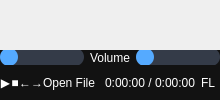
                  <widget class="QWidget" name="page_VideoPlayer">
                   <layout class="QVBoxLayout" name="verticalLayout_20">
                    <property name="spacing">
                     <number>0</number>
                    </property>
                    <property name="leftMargin">
                     <number>0</number>
                    </property>
                    <property name="topMargin">
                     <number>0</number>
                    </property>
                    <property name="rightMargin">
                     <number>0</number>
                    </property>
                    <property name="bottomMargin">
                     <number>0</number>
                    </property>
                    <item>
                     <widget class="QFrame" name="VideoPlayerBox">
                      <property name="styleSheet">
                       <string notr="true">color: rgb(255, 255, 255);</string>
                      </property>
                      <property name="frameShape">
                       <enum>QFrame::NoFrame</enum>
                      </property>
                      <property name="frameShadow">
                       <enum>QFrame::Raised</enum>
                      </property>
                      <layout class="QVBoxLayout" name="verticalLayout_21">
                       <property name="spacing">
                        <number>0</number>
                       </property>
                       <property name="leftMargin">
                        <number>0</number>
                       </property>
                       <property name="topMargin">
                        <number>0</number>
                       </property>
                       <property name="rightMargin">
                        <number>0</number>
                       </property>
                       <property name="bottomMargin">
                        <number>0</number>
                       </property>
                       <item>
                        <widget class="QFrame" name="Video_Main">
                         <property name="frameShape">
                          <enum>QFrame::NoFrame</enum>
                         </property>
                         <property name="frameShadow">
                          <enum>QFrame::Raised</enum>
                         </property>
                         <layout class="QVBoxLayout" name="verticalLayout_22">
                          <property name="spacing">
                           <number>0</number>
                          </property>
                          <property name="leftMargin">
                           <number>0</number>
                          </property>
                          <property name="topMargin">
                           <number>0</number>
                          </property>
                          <property name="rightMargin">
                           <number>0</number>
                          </property>
                          <property name="bottomMargin">
                           <number>0</number>
                          </property>
                          <item>
                           <widget class="QWidget" name="Video" native="true"/>
                          </item>
                         </layout>
                        </widget>
                       </item>
                       <item>
                        <widget class="QFrame" name="Video_MenuBox">
                         <property name="maximumSize">
                          <size>
                           <width>16777215</width>
                           <height>60</height>
                          </size>
                         </property>
                         <property name="styleSheet">
                          <string notr="true">background-color: rgb(18, 18, 18);
color: rgb(255, 255, 255);</string>
                         </property>
                         <property name="frameShape">
                          <enum>QFrame::NoFrame</enum>
                         </property>
                         <property name="frameShadow">
                          <enum>QFrame::Raised</enum>
                         </property>
                         <layout class="QVBoxLayout" name="verticalLayout_23">
                          <property name="spacing">
                           <number>0</number>
                          </property>
                          <property name="leftMargin">
                           <number>0</number>
                          </property>
                          <property name="topMargin">
                           <number>0</number>
                          </property>
                          <property name="rightMargin">
                           <number>0</number>
                          </property>
                          <property name="bottomMargin">
                           <number>0</number>
                          </property>
                          <item>
                           <widget class="QFrame" name="VideoMenuBox1">
                            <property name="minimumSize">
                             <size>
                              <width>0</width>
                              <height>0</height>
                             </size>
                            </property>
                            <property name="maximumSize">
                             <size>
                              <width>16777215</width>
                              <height>25</height>
                             </size>
                            </property>
                            <property name="styleSheet">
                             <string notr="true">QSlider::groove:horizontal {
    border-radius: 9px;
    height: 18px;
	margin: 0px;
	background-color: rgb(52, 59, 72);
}

QSlider::handle:horizontal {
    background-color: rgb(85, 170, 255);
    border: none;
    height: 18px;
    width: 18px;
    margin: 0px;
	border-radius: 9px;
}
QSlider::handle:horizontal:hover {
    background-color: rgb(105, 180, 255);
}
</string>
                            </property>
                            <property name="frameShape">
                             <enum>QFrame::NoFrame</enum>
                            </property>
                            <property name="frameShadow">
                             <enum>QFrame::Raised</enum>
                            </property>
                            <layout class="QGridLayout" name="gridLayout_2">
                             <property name="leftMargin">
                              <number>0</number>
                             </property>
                             <property name="topMargin">
                              <number>0</number>
                             </property>
                             <property name="rightMargin">
                              <number>0</number>
                             </property>
                             <property name="bottomMargin">
                              <number>0</number>
                             </property>
                             <item row="0" column="0">
                              <widget class="QSlider" name="VideoLengthBar">
                               <property name="maximum">
                                <number>100</number>
                               </property>
                               <property name="value">
                                <number>0</number>
                               </property>
                               <property name="orientation">
                                <enum>Qt::Horizontal</enum>
                               </property>
                              </widget>
                             </item>
                             <item row="0" column="1">
                              <widget class="QLabel" name="label_2">
                               <property name="text">
                                <string>Volume</string>
                               </property>
                              </widget>
                             </item>
                             <item row="0" column="2">
                              <widget class="QSlider" name="VolumeBar">
                               <property name="maximumSize">
                                <size>
                                 <width>100</width>
                                 <height>16777215</height>
                                </size>
                               </property>
                               <property name="maximum">
                                <number>100</number>
                               </property>
                               <property name="value">
                                <number>0</number>
                               </property>
                               <property name="sliderPosition">
                                <number>0</number>
                               </property>
                               <property name="orientation">
                                <enum>Qt::Horizontal</enum>
                               </property>
                              </widget>
                             </item>
                            </layout>
                           </widget>
                          </item>
                          <item>
                           <widget class="QFrame" name="VideoMenuBox2">
                            <property name="minimumSize">
                             <size>
                              <width>0</width>
                              <height>0</height>
                             </size>
                            </property>
                            <property name="maximumSize">
                             <size>
                              <width>16777215</width>
                              <height>35</height>
                             </size>
                            </property>
                            <property name="styleSheet">
                             <string notr="true"/>
                            </property>
                            <property name="frameShape">
                             <enum>QFrame::NoFrame</enum>
                            </property>
                            <property name="frameShadow">
                             <enum>QFrame::Raised</enum>
                            </property>
                            <layout class="QHBoxLayout" name="horizontalLayout_7">
                             <property name="spacing">
                              <number>0</number>
                             </property>
                             <property name="leftMargin">
                              <number>0</number>
                             </property>
                             <property name="topMargin">
                              <number>0</number>
                             </property>
                             <property name="rightMargin">
                              <number>0</number>
                             </property>
                             <property name="bottomMargin">
                              <number>0</number>
                             </property>
                             <item>
                              <widget class="QFrame" name="VideoMenus1">
                               <property name="maximumSize">
                                <size>
                                 <width>350</width>
                                 <height>16777215</height>
                                </size>
                               </property>
                               <property name="styleSheet">
                                <string notr="true"/>
                               </property>
                               <property name="frameShape">
                                <enum>QFrame::NoFrame</enum>
                               </property>
                               <property name="frameShadow">
                                <enum>QFrame::Raised</enum>
                               </property>
                               <layout class="QHBoxLayout" name="horizontalLayout_8">
                                <property name="spacing">
                                 <number>0</number>
                                </property>
                                <property name="leftMargin">
                                 <number>0</number>
                                </property>
                                <property name="topMargin">
                                 <number>0</number>
                                </property>
                                <property name="rightMargin">
                                 <number>0</number>
                                </property>
                                <property name="bottomMargin">
                                 <number>0</number>
                                </property>
                                <item>
                                 <widget class="QPushButton" name="Btn_PlayPause">
                                  <property name="minimumSize">
                                   <size>
                                    <width>0</width>
                                    <height>35</height>
                                   </size>
                                  </property>
                                  <property name="maximumSize">
                                   <size>
                                    <width>16777215</width>
                                    <height>16777215</height>
                                   </size>
                                  </property>
                                  <property name="styleSheet">
                                   <string notr="true">QPushButton {color: rgb(255, 255, 255);border: 0px solid}
QPushButton:hover {background-color: rgba(105,115,112,150)}</string>
                                  </property>
                                  <property name="text">
                                   <string>▶</string>
                                  </property>
                                 </widget>
                                </item>
                                <item>
                                 <widget class="QPushButton" name="Btn_VideoStop">
                                  <property name="minimumSize">
                                   <size>
                                    <width>0</width>
                                    <height>35</height>
                                   </size>
                                  </property>
                                  <property name="styleSheet">
                                   <string notr="true">QPushButton {color: rgb(255, 255, 255);border: 0px solid}
QPushButton:hover {background-color: rgba(105,115,112,150)}</string>
                                  </property>
                                  <property name="text">
                                   <string>■</string>
                                  </property>
                                 </widget>
                                </item>
                                <item>
                                 <widget class="QPushButton" name="Btn_PreviousVideo">
                                  <property name="minimumSize">
                                   <size>
                                    <width>0</width>
                                    <height>35</height>
                                   </size>
                                  </property>
                                  <property name="styleSheet">
                                   <string notr="true">QPushButton {color: rgb(255, 255, 255);border: 0px solid}
QPushButton:hover {background-color: rgba(105,115,112,150)}</string>
                                  </property>
                                  <property name="text">
                                   <string>←</string>
                                  </property>
                                 </widget>
                                </item>
                                <item>
                                 <widget class="QPushButton" name="Btn_PrecedingVideo">
                                  <property name="minimumSize">
                                   <size>
                                    <width>0</width>
                                    <height>35</height>
                                   </size>
                                  </property>
                                  <property name="styleSheet">
                                   <string notr="true">QPushButton {color: rgb(255, 255, 255);border: 0px solid}
QPushButton:hover {background-color: rgba(105,115,112,150)}</string>
                                  </property>
                                  <property name="text">
                                   <string>→</string>
                                  </property>
                                 </widget>
                                </item>
                                <item>
                                 <widget class="QPushButton" name="Btn_OpenVideoFile">
                                  <property name="minimumSize">
                                   <size>
                                    <width>0</width>
                                    <height>35</height>
                                   </size>
                                  </property>
                                  <property name="styleSheet">
                                   <string notr="true">QPushButton {color: rgb(255, 255, 255);border: 0px solid}
QPushButton:hover {background-color: rgba(105,115,112,150)}</string>
                                  </property>
                                  <property name="text">
                                   <string>Open File</string>
                                  </property>
                                 </widget>
                                </item>
                               </layout>
                              </widget>
                             </item>
                             <item>
                              <widget class="QFrame" name="VideoLabel">
                               <property name="minimumSize">
                                <size>
                                 <width>0</width>
                                 <height>0</height>
                                </size>
                               </property>
                               <property name="frameShape">
                                <enum>QFrame::NoFrame</enum>
                               </property>
                               <property name="frameShadow">
                                <enum>QFrame::Raised</enum>
                               </property>
                               <layout class="QVBoxLayout" name="verticalLayout_25">
                                <property name="spacing">
                                 <number>0</number>
                                </property>
                                <property name="leftMargin">
                                 <number>10</number>
                                </property>
                                <property name="topMargin">
                                 <number>0</number>
                                </property>
                                <property name="rightMargin">
                                 <number>0</number>
                                </property>
                                <property name="bottomMargin">
                                 <number>0</number>
                                </property>
                                <item>
                                 <widget class="QLabel" name="label_4">
                                  <property name="frameShadow">
                                   <enum>QFrame::Raised</enum>
                                  </property>
                                  <property name="text">
                                   <string>0:00:00 / 0:00:00</string>
                                  </property>
                                 </widget>
                                </item>
                               </layout>
                              </widget>
                             </item>
                             <item>
                              <widget class="QFrame" name="VideoFileListBox">
                               <property name="maximumSize">
                                <size>
                                 <width>35</width>
                                 <height>16777215</height>
                                </size>
                               </property>
                               <property name="frameShape">
                                <enum>QFrame::NoFrame</enum>
                               </property>
                               <property name="frameShadow">
                                <enum>QFrame::Raised</enum>
                               </property>
                               <layout class="QVBoxLayout" name="verticalLayout_24">
                                <property name="spacing">
                                 <number>0</number>
                                </property>
                                <property name="leftMargin">
                                 <number>0</number>
                                </property>
                                <property name="topMargin">
                                 <number>0</number>
                                </property>
                                <property name="rightMargin">
                                 <number>0</number>
                                </property>
                                <property name="bottomMargin">
                                 <number>0</number>
                                </property>
                                <item>
                                 <widget class="QPushButton" name="Btn_FileList">
                                  <property name="minimumSize">
                                   <size>
                                    <width>0</width>
                                    <height>35</height>
                                   </size>
                                  </property>
                                  <property name="styleSheet">
                                   <string notr="true">QPushButton {color: rgb(255, 255, 255);border: 0px solid}
QPushButton:hover {background-color: rgba(105,115,112,150)}</string>
                                  </property>
                                  <property name="text">
                                   <string>FL</string>
                                  </property>
                                 </widget>
                                </item>
                               </layout>
                              </widget>
                             </item>
                            </layout>
                           </widget>
                          </item>
                         </layout>
                        </widget>
                       </item>
                      </layout>
                     </widget>
                    </item>
                   </layout>
                  </widget>
